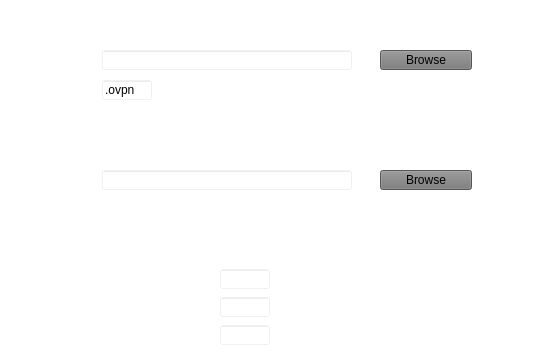
             <widget class="QWidget" name="advancedSettingsPage">
              <property name="styleSheet">
               <string notr="true">
/* Individual pages inside the stacked widget */
QWidget {
    background-color: transparent;
    opacity: 1; /* Initially fully opaque */
}

/* Hidden state for pages */
QWidget[hidden=&quot;true&quot;] {
    opacity: 0; /* Hidden pages are fully transparent */
}
</string>
              </property>
              <widget class="QLineEdit" name="path">
               <property name="geometry">
                <rect>
                 <x>102</x>
                 <y>50</y>
                 <width>250</width>
                 <height>20</height>
                </rect>
               </property>
               <property name="maximumSize">
                <size>
                 <width>250</width>
                 <height>16777215</height>
                </size>
               </property>
               <property name="styleSheet">
                <string notr="true">background-color: rgba(255, 255, 255,50);</string>
               </property>
              </widget>
              <widget class="QPushButton" name="browse">
               <property name="geometry">
                <rect>
                 <x>380</x>
                 <y>50</y>
                 <width>92</width>
                 <height>20</height>
                </rect>
               </property>
               <property name="styleSheet">
                <string notr="true">background-color: rgb(121, 121, 121);</string>
               </property>
               <property name="text">
                <string>Browse</string>
               </property>
              </widget>
              <widget class="QLineEdit" name="path_2">
               <property name="geometry">
                <rect>
                 <x>102</x>
                 <y>170</y>
                 <width>250</width>
                 <height>20</height>
                </rect>
               </property>
               <property name="maximumSize">
                <size>
                 <width>250</width>
                 <height>16777215</height>
                </size>
               </property>
               <property name="styleSheet">
                <string notr="true">background-color: rgba(255, 255, 255,50);</string>
               </property>
              </widget>
              <widget class="QPushButton" name="browse_2">
               <property name="geometry">
                <rect>
                 <x>380</x>
                 <y>170</y>
                 <width>92</width>
                 <height>20</height>
                </rect>
               </property>
               <property name="styleSheet">
                <string notr="true">background-color: rgb(121, 121, 121);</string>
               </property>
               <property name="text">
                <string>Browse</string>
               </property>
              </widget>
              <widget class="QLineEdit" name="path_3">
               <property name="geometry">
                <rect>
                 <x>102</x>
                 <y>80</y>
                 <width>50</width>
                 <height>20</height>
                </rect>
               </property>
               <property name="styleSheet">
                <string notr="true">background-color: rgba(255, 255, 255,50);</string>
               </property>
               <property name="text">
                <string>.ovpn</string>
               </property>
              </widget>
              <widget class="QLineEdit" name="path_4">
               <property name="geometry">
                <rect>
                 <x>220</x>
                 <y>269</y>
                 <width>50</width>
                 <height>20</height>
                </rect>
               </property>
               <property name="styleSheet">
                <string notr="true">background-color: rgba(255, 255, 255,50);</string>
               </property>
              </widget>
              <widget class="QLineEdit" name="path_5">
               <property name="geometry">
                <rect>
                 <x>220</x>
                 <y>297</y>
                 <width>50</width>
                 <height>20</height>
                </rect>
               </property>
               <property name="styleSheet">
                <string notr="true">background-color: rgba(255, 255, 255,50);</string>
               </property>
              </widget>
              <widget class="QLineEdit" name="path_6">
               <property name="geometry">
                <rect>
                 <x>220</x>
                 <y>325</y>
                 <width>50</width>
                 <height>20</height>
                </rect>
               </property>
               <property name="styleSheet">
                <string notr="true">background-color: rgba(255, 255, 255,50);</string>
               </property>
              </widget>
              <widget class="Line" name="line_3">
               <property name="geometry">
                <rect>
                 <x>14</x>
                 <y>120</y>
                 <width>527</width>
                 <height>3</height>
                </rect>
               </property>
               <property name="font">
                <font>
                 <stylestrategy>PreferDefault</stylestrategy>
                </font>
               </property>
               <property name="autoFillBackground">
                <bool>false</bool>
               </property>
               <property name="styleSheet">
                <string notr="true">background-color: &quot;#474748&quot;;

</string>
               </property>
               <property name="orientation">
                <enum>Qt::Horizontal</enum>
               </property>
              </widget>
              <widget class="Line" name="line_4">
               <property name="geometry">
                <rect>
                 <x>14</x>
                 <y>220</y>
                 <width>527</width>
                 <height>3</height>
                </rect>
               </property>
               <property name="font">
                <font>
                 <stylestrategy>PreferDefault</stylestrategy>
                </font>
               </property>
               <property name="autoFillBackground">
                <bool>false</bool>
               </property>
               <property name="styleSheet">
                <string notr="true">background-color: &quot;#474748&quot;;

</string>
               </property>
               <property name="orientation">
                <enum>Qt::Horizontal</enum>
               </property>
              </widget>
              <widget class="QLabel" name="label_11">
               <property name="geometry">
                <rect>
                 <x>16</x>
                 <y>16</y>
                 <width>231</width>
                 <height>31</height>
                </rect>
               </property>
               <property name="font">
                <font>
                 <pointsize>16</pointsize>
                 <bold>true</bold>
                </font>
               </property>
               <property name="styleSheet">
                <string notr="true">background: transparent;
color: rgb(255, 255, 255);</string>
               </property>
               <property name="text">
                <string>Configuration Files</string>
               </property>
              </widget>
              <widget class="QLabel" name="label_14">
               <property name="geometry">
                <rect>
                 <x>16</x>
                 <y>130</y>
                 <width>121</width>
                 <height>31</height>
                </rect>
               </property>
               <property name="font">
                <font>
                 <pointsize>16</pointsize>
                 <bold>true</bold>
                </font>
               </property>
               <property name="styleSheet">
                <string notr="true">background: transparent;
color: rgb(255, 255, 255);</string>
               </property>
               <property name="text">
                <string>Log Files</string>
               </property>
              </widget>
              <widget class="QLabel" name="label_15">
               <property name="geometry">
                <rect>
                 <x>16</x>
                 <y>170</y>
                 <width>56</width>
                 <height>22</height>
                </rect>
               </property>
               <property name="styleSheet">
                <string notr="true">background: transparent;
color: rgb(255, 255, 255);</string>
               </property>
               <property name="text">
                <string>File</string>
               </property>
              </widget>
              <widget class="QLabel" name="label_16">
               <property name="geometry">
                <rect>
                 <x>16</x>
                 <y>230</y>
                 <width>201</width>
                 <height>31</height>
                </rect>
               </property>
               <property name="font">
                <font>
                 <pointsize>16</pointsize>
                 <bold>true</bold>
                </font>
               </property>
               <property name="styleSheet">
                <string notr="true">background: transparent;
color: rgb(255, 255, 255);</string>
               </property>
               <property name="text">
                <string>Script Timeout</string>
               </property>
              </widget>
              <widget class="QLabel" name="label_19">
               <property name="geometry">
                <rect>
                 <x>16</x>
                 <y>325</y>
                 <width>185</width>
                 <height>22</height>
                </rect>
               </property>
               <property name="styleSheet">
                <string notr="true">background: transparent;
color: rgb(255, 255, 255);</string>
               </property>
               <property name="text">
                <string>Disconnect script timeout</string>
               </property>
              </widget>
              <widget class="QLabel" name="label_13">
               <property name="geometry">
                <rect>
                 <x>18</x>
                 <y>80</y>
                 <width>79</width>
                 <height>22</height>
                </rect>
               </property>
               <property name="styleSheet">
                <string notr="true">background: transparent;
color: rgb(255, 255, 255);</string>
               </property>
               <property name="text">
                <string>Extension</string>
               </property>
              </widget>
              <widget class="QLabel" name="label_12">
               <property name="geometry">
                <rect>
                 <x>18</x>
                 <y>50</y>
                 <width>56</width>
                 <height>22</height>
                </rect>
               </property>
               <property name="styleSheet">
                <string notr="true">background: transparent;
color: rgb(255, 255, 255);</string>
               </property>
               <property name="text">
                <string>File</string>
               </property>
              </widget>
              <widget class="QLabel" name="label_18">
               <property name="geometry">
                <rect>
                 <x>16</x>
                 <y>297</y>
                 <width>167</width>
                 <height>22</height>
                </rect>
               </property>
               <property name="styleSheet">
                <string notr="true">background: transparent;
color: rgb(255, 255, 255);</string>
               </property>
               <property name="text">
                <string>Connect script timeout</string>
               </property>
              </widget>
              <widget class="QLabel" name="label_17">
               <property name="geometry">
                <rect>
                 <x>16</x>
                 <y>269</y>
                 <width>192</width>
                 <height>22</height>
                </rect>
               </property>
               <property name="styleSheet">
                <string notr="true">background: transparent;
color: rgb(255, 255, 255);</string>
               </property>
               <property name="text">
                <string>Preconnect Script Timeout</string>
               </property>
              </widget>
             </widget>
